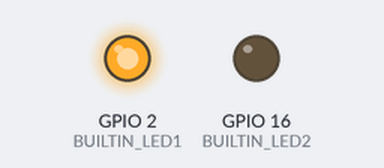
Recording of a sketch running on a simulated ESP8266 (NodeMCU). Shown: output pins drawn as LEDs (lit = HIGH). WiFi joins after 1.5 s; servers stay silent unless stated; the local clock reads 2024-03-15 10:24:30 at power-on unless the sketch sets it; what the sketch prints to the serial monitor is not drawn.

Above: at 9.5 s.
At 11.5 s:
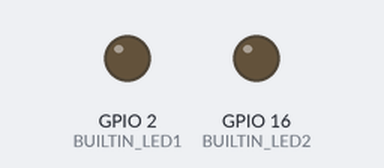
Timing chart, 0 to 13.7 s (numbered marks = the images above):
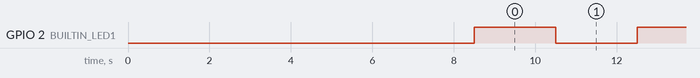

Measured:
- by itself, GPIO 2 (BUILTIN_LED1): alternates HIGH for 2.0 s and LOW for 2.0 s

The sketch:

wificonnect.ino
```cpp
/*
 *  This example demonstrates how to use
 *  WiFiClientSecure class to access HTTPS API.
 *  It calls a Firebase url to retrieve a known
 *  key
 *
 *  Created by Rupen Patel, 2016.
 *  This example is in public domain.
 */

#include <ESP8266WiFi.h>
#include <WiFiClientSecure.h>

const short int BUILTIN_LED1 = 2; //GPIO2
const short int BUILTIN_LED2 = 16;//GPIO16

char WIFI_SSID[] = "YOUR_SSID";
char WIFI_PASS[] = "YOUR_WIFI_PASSWORD";

/*
 *  Connect to local WiFi router and obtain an IP address
 */
void connectWiFi(char ssid[], char password[]) {
  WiFi.mode(WIFI_STA);
  delay(5000);
  Serial.print("connecting to ");
  Serial.println(ssid);

  if (WiFi.SSID() != ssid) {
    // No encryption
    // WiFi.begin(ssid);

    // WPA/WPA2
    WiFi.begin(ssid, password);

    // WEP
    // WiFi.begin(ssid,keyIndex, key);

  }

  while (WiFi.status() != WL_CONNECTED) {
    delay(500);
    Serial.print(".");
  }
  Serial.println("");
  Serial.println("WiFi connected");
  Serial.println("IP address: ");
  Serial.println(WiFi.localIP());
  // configure time and wait for it..
  configTime(3 * 3600, 0, "pool.ntp.org");
  delay(2000);
}

void setup() {
  // Setup the onboard GPIO pins for output to drive LEDs
  pinMode(BUILTIN_LED1, OUTPUT);
  pinMode(BUILTIN_LED2, OUTPUT);

  //Setup debug port with right baud rate
  Serial.begin(115200);
  Serial.setDebugOutput(true);

  connectWiFi(WIFI_SSID, WIFI_PASS);

  Serial.print("Setup completed ");
}

void loop() {
  // put your main code here, to run repeatedly:
  digitalWrite(BUILTIN_LED1, HIGH);
  delay(2000);
  digitalWrite(BUILTIN_LED1, LOW);
  delay(2000);
}
```
